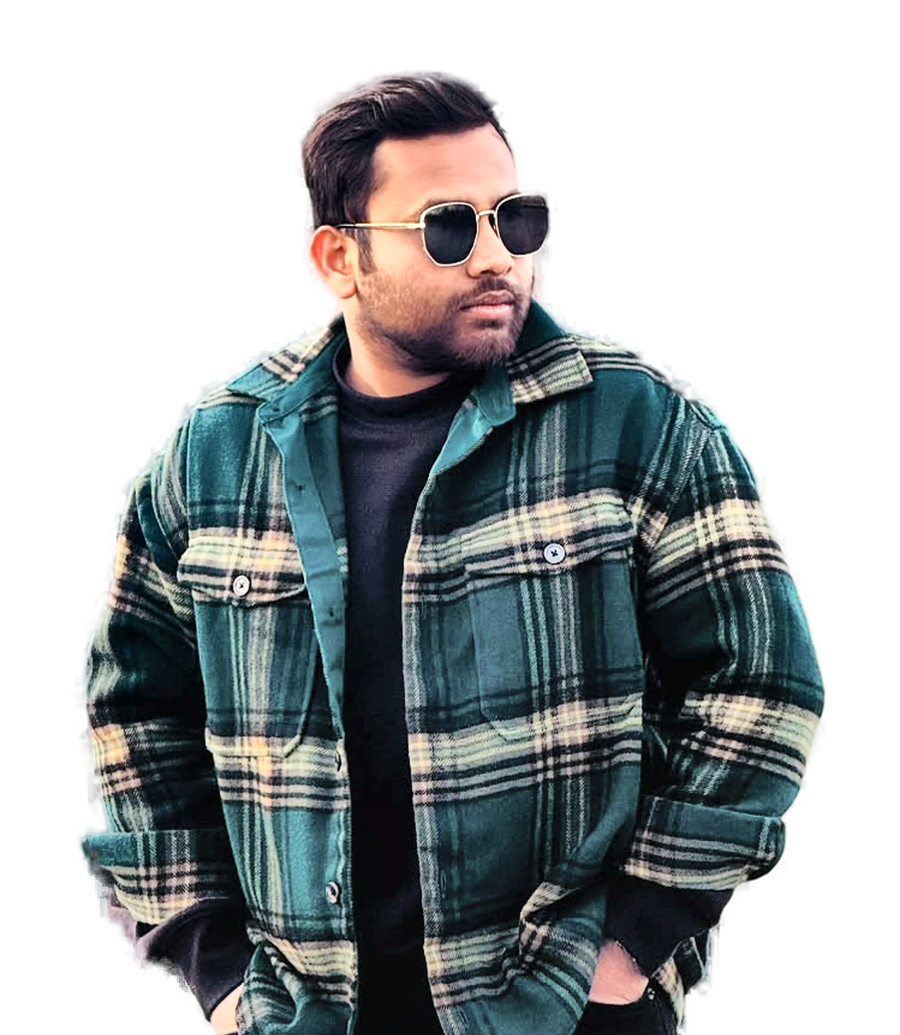
#> input picture source-prepped.png, 900 x 1035 px, found by its file name
$ python make_ascii_svg.py
#> lines starting #> are read from the running program, lines starting #| are printed output that depends on the picture
#!/usr/bin/env python3
"""
make_ascii_svg.py
------------------
Converts source-prepped.png into hxni-ascii.svg: a gold monospace ASCII-art
portrait rendered inside a dark terminal card, with a line-by-line reveal
animation (CSS @keyframes + staggered delays, safe for GitHub's camo image
proxy which strips <script> but keeps <style>/SMIL).

Usage:
    python scripts/make_ascii_svg.py [source-prepped.png] [hxni-ascii.svg]
"""

import sys
from PIL import Image
import numpy as np

# Brightness -> character density ramp (dark -> light)
RAMP = " .:-=+*cs#%@"

# Grid dimensions (columns x rows) — tuned for readability at width=370
COLS = 90
ROWS = 60

GOLD = "#D4AF37"
GOLD_DIM = "#8a7226"
BG = "#0d0d0d"
BORDER = "#2a2a2a"

CHAR_W = 6.0
CHAR_H = 11.0
PAD_X = 22
PAD_Y = 46
TITLE_H = 34


def image_to_ascii(img_path: str):
    img = Image.open(img_path).convert("RGBA")

    # Resize RGBA (not a flattened composite) so we keep the alpha mask —
    # this lets us tell "background" apart from "subject in shadow", which
    # would otherwise both collapse to the same blank character.
    small = img.resize((COLS, ROWS), Image.LANCZOS)
    arr = np.array(small, dtype=np.float32)
    rgb = arr[:, :, :3]
    alpha = arr[:, :, 3] / 255.0

    gray = (0.299 * rgb[:, :, 0] + 0.587 * rgb[:, :, 1] + 0.114 * rgb[:, :, 2]) / 255.0

    # Gamma-lift shadows so dark hair/clothing still reads as visible
    # texture instead of disappearing into the background.
    gray = np.power(gray, 0.6)

    ramp_len = len(RAMP)
    subject_ramp = RAMP[1:]  # never let subject pixels collapse to blank
    subject_len = len(subject_ramp)

    rows = []
    for r in range(ROWS):
        line = []
        for c in range(COLS):
            a = alpha[r, c]
            if a < 0.15:
                line.append(" ")
                continue
            v = gray[r, c]
            idx = min(int(v * subject_len), subject_len - 1)
            line.append(subject_ramp[idx])
        rows.append("".join(line))
    return rows


def esc(s: str) -> str:
    return (
        s.replace("&", "&amp;")
        .replace("<", "&lt;")
        .replace(">", "&gt;")
    )


def build_svg(rows, out_path: str):
    width = PAD_X * 2 + COLS * CHAR_W
    height = TITLE_H + PAD_Y + ROWS * CHAR_H + 18

    n_lines = len(rows)
    total_reveal = 2.4  # seconds for full reveal
    stagger = total_reveal / max(n_lines, 1)

    style_lines = []
    for i in range(n_lines):
        delay = round(i * stagger, 3)
        style_lines.append(
            f".ln{i}{{animation:fin .45s ease-out {delay}s both;}}"
        )

    text_rows = []
    for i, row in enumerate(rows):
        y = TITLE_H + PAD_Y + i * CHAR_H
        text_rows.append(
            f'<text class="ln{i}" x="{PAD_X}" y="{y:.1f}" '
            f'xml:space="preserve">{esc(row)}</text>'
        )

    svg = f'''<svg xmlns="http://www.w3.org/2000/svg" width="{width:.0f}" height="{height:.0f}"
     viewBox="0 0 {width:.0f} {height:.0f}" font-family="'JetBrains Mono','Fira Code',Consolas,monospace">
  <defs>
    <linearGradient id="goldFade" x1="0" y1="0" x2="0" y2="1">
      <stop offset="0%" stop-color="{GOLD}"/>
      <stop offset="100%" stop-color="{GOLD_DIM}"/>
    </linearGradient>
    <clipPath id="cardClip">
      <rect x="0" y="0" width="{width:.0f}" height="{height:.0f}" rx="14" ry="14"/>
    </clipPath>
    <style>
      @keyframes fin {{
        0%   {{ opacity: 0; transform: translateX(-4px); }}
        100% {{ opacity: 1; transform: translateX(0); }}
      }}
      @keyframes blinkCursor {{
        0%, 49% {{ opacity: 1; }}
        50%, 100% {{ opacity: 0; }}
      }}
      .term-bg {{ fill: {BG}; }}
      .term-border {{ fill: none; stroke: {BORDER}; stroke-width: 1.5; }}
      .dot {{ }}
      .title {{ fill: #cfcfcf; font-size: 13px; font-weight: 600; letter-spacing: .5px; }}
      text {{ font-size: 9.2px; fill: url(#goldFade); white-space: pre; }}
      .cursor {{ fill: {GOLD}; animation: blinkCursor 1s step-end infinite; }}
      {' '.join(style_lines)}
    </style>
  </defs>

  <g clip-path="url(#cardClip)">
    <rect class="term-bg" x="0" y="0" width="{width:.0f}" height="{height:.0f}"/>
    <rect class="term-border" x="0.75" y="0.75" width="{width-1.5:.0f}" height="{height-1.5:.0f}" rx="14" ry="14"/>

    <!-- title bar -->
    <rect x="0" y="0" width="{width:.0f}" height="{TITLE_H}" fill="#161616"/>
    <line x1="0" y1="{TITLE_H}" x2="{width:.0f}" y2="{TITLE_H}" stroke="{BORDER}" stroke-width="1"/>
    <circle class="dot" cx="20" cy="{TITLE_H/2:.0f}" r="5.5" fill="#ff5f56"/>
    <circle class="dot" cx="38" cy="{TITLE_H/2:.0f}" r="5.5" fill="#ffbd2e"/>
    <circle class="dot" cx="56" cy="{TITLE_H/2:.0f}" r="5.5" fill="#27c93f"/>
    <text class="title" x="{width/2:.0f}" y="{TITLE_H/2+4.5:.0f}" text-anchor="middle">nahidulsizan@portrait ~ %</text>

    <g>
      {''.join(text_rows)}
      <rect class="cursor" x="{PAD_X}" y="{TITLE_H + PAD_Y + n_lines*CHAR_H - 8:.1f}" width="6" height="10"/>
    </g>
  </g>
</svg>'''

    with open(out_path, "w", encoding="utf-8") as f:
        f.write(svg)


def main():
    src = sys.argv[1] if len(sys.argv) > 1 else "source-prepped.png"
    out = sys.argv[2] if len(sys.argv) > 2 else "hxni-ascii.svg"

    print(f"[*] Reading {src} ...")
    rows = image_to_ascii(src)
#> in image_to_ascii, img is the input picture: PIL image 900x1035 RGBA; mean R, G, B, A 43.2, 47.9, 49.3, 133
#> in image_to_ascii, `small = img.resize((COLS, ROWS), Image.LANCZOS)`:
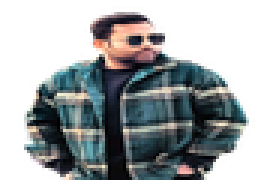
#> small: PIL image 90x60 RGBA (shown 3 times larger); mean R, G, B, A 47.2, 52.2, 53.6, 133; transparent parts drawn white
#> in image_to_ascii, `rgb = arr[:, :, :3]`:
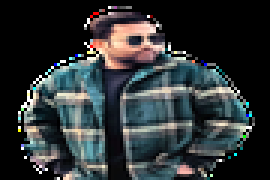
#> rgb: shape (60, 90, 3) float32 (shown 3 times larger); mean R, G, B 47.2, 52.2, 53.6
#> in image_to_ascii, `alpha = arr[:, :, 3] / 255.0`:
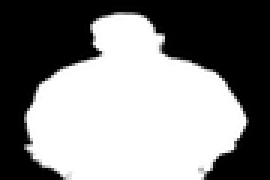
#> alpha: shape (60, 90) float32 (shown 3 times larger); min 0, max 1, mean 0.522
#> in image_to_ascii, `gray = (0.299 * rgb[:, :, 0] + 0.587 * rgb[:, :, 1] + 0.114 * rgb[:, :..`:
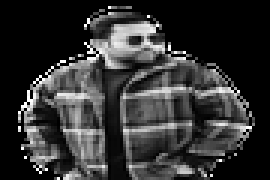
#> gray: shape (60, 90) float32 (shown 3 times larger); min 0, max 1, mean 0.199
#> in image_to_ascii, `gray = np.power(gray, 0.6)`:
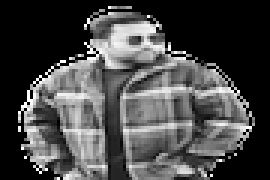
#> gray: shape (60, 90) float32 (shown 3 times larger); min 0, max 1, mean 0.283
#> after the loop in image_to_ascii, `for r in range(ROWS):`: rows = 60 items
#> rows = 60 items

    print(f"[*] Building animated SVG ({COLS}x{ROWS} grid) ...")
    build_svg(rows, out)
#> in build_svg, `n_lines = len(rows)`: n_lines = 60
#> in build_svg, `stagger = total_reveal / max(n_lines, 1)`: stagger = 0.04
#> the loop in build_svg, `for i in range(n_lines):` made 60 passes
#> delay on passes 1 to 12: 0, 0.04, 0.08, 0.12, 0.16, 0.2, 0.24, 0.28, 0.32, 0.36, 0.4, 0.44
#> after the loop in build_svg, `for i in range(n_lines):`: style_lines = 60 items
#> the loop in build_svg, `for i, row in enumerate(rows):` made 60 passes
#> y on passes 1 to 12: 80, 91, 102, 113, 124, 135, 146, 157, 168, 179, 190, 201

    print(f"[✓] Saved: {out}")


if __name__ == "__main__":
    main()
